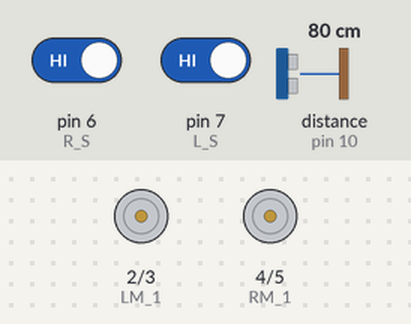
The sketch below on a simulated Arduino Uno, built with avr-gcc and run on an emulated ATmega328P. Parts: motor-driver pin pairs drawn as motors (green arrow = first pin HIGH = forward, orange = second pin HIGH = backward, longer = more drive). Wiring (inferred from the names in the program): ultrasonic range finder: trigger pin 9; echo pin 10. The inputs (shaded band) are chosen by the test bench; at power-on: pin 6 (R_S) HIGH, pin 7 (L_S) HIGH, distance to the obstacle (sensor on pin 10) 80 cm. The echo pulse lasts 58.3 µs per cm; what the sketch prints to the serial monitor is not drawn.

Above: at 1.2 s.
1.3 s: pin 6 (R_S) driven LOW
At 2.5 s:
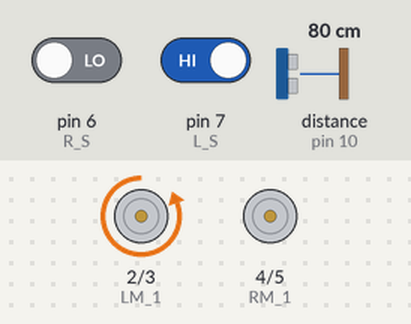
2.8 s: pin 7 (L_S) driven LOW
At 4.0 s:
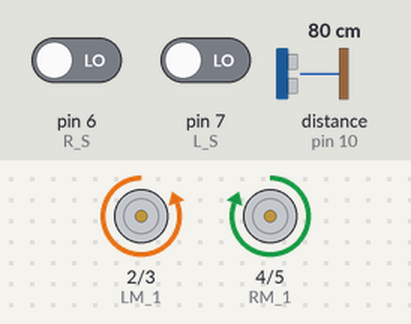
4.3 s: pin 6 (R_S) driven HIGH
At 5.1 s:
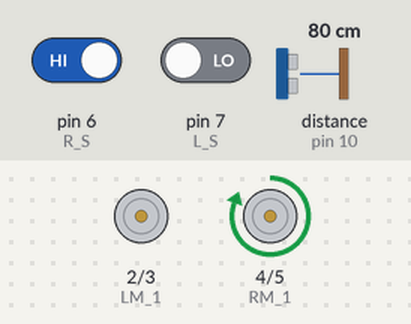
5.8 s: pin 7 (L_S) driven HIGH
At 6.2 s:
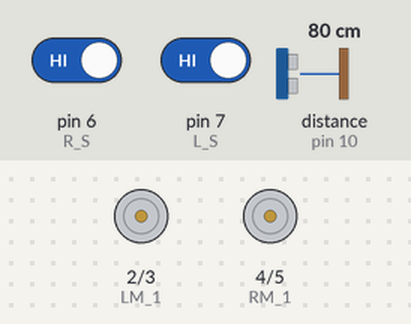
Timing chart, 0 to 8.3 s (numbered marks = the images above; inputs shaded):
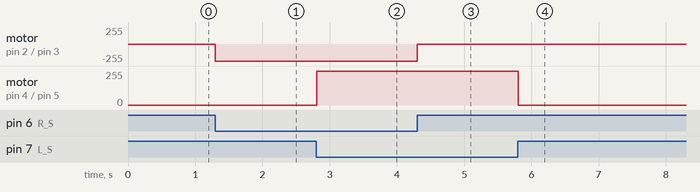

Measured:
- after the input at 1.3 s, motor on pin 2 (LM_1) / pin 3 (LM_2): stopped → backward 255/255 at once
- after the input at 2.8 s, motor on pin 4 (RM_1) / pin 5 (RM_2): stopped → forward 255/255 at once
- after the input at 4.3 s, motor on pin 2 (LM_1) / pin 3 (LM_2): backward 255/255 → stopped at once
- after the input at 5.8 s, motor on pin 4 (RM_1) / pin 5 (RM_2): forward 255/255 → stopped at once

The sketch:

LINE_FOLLOWING_WITH_OBSTACLE.ino
```cpp
int LM_1 = 2;
int LM_2 = 3;
int RM_1 = 4;
int RM_2 = 5;

int R_S = 6;
int L_S = 7;


void setup()
{
  pinMode(9,OUTPUT);    // trig
  pinMode(10,INPUT);     //echo
  pinMode(LM_1,OUTPUT);
  pinMode(LM_2,OUTPUT);
  pinMode(RM_1,OUTPUT);
  pinMode(RM_2,OUTPUT);
  pinMode(R_S,INPUT);
  pinMode(L_S,INPUT);
  Serial.begin(9600);
}
void loop()
{
  digitalWrite(9,HIGH);
  delayMicroseconds(10);
  digitalWrite(9,LOW);
  int distance=pulseIn(10,HIGH);
  distance=(distance*0.17);
  Serial.println(distance);
  if (distance<=100)
  {
    digitalWrite(LM_1,LOW);
    digitalWrite(LM_2,LOW);
    digitalWrite(RM_1,LOW);
    digitalWrite(RM_2,LOW);
  }
  else {
    if((digitalRead(R_S) == 0)&&(digitalRead(L_S) == 0)){forward();}
    if((digitalRead(R_S) == 0)&&(digitalRead(L_S) == 1)){turnLeft();}
    if((digitalRead(R_S) == 1)&&(digitalRead(L_S) == 0)){turnRight();}
    if((digitalRead(R_S) == 1)&&(digitalRead(L_S) == 1)){stop_motor();}
}
}

void forward()
{
  digitalWrite(LM_1,LOW);
  digitalWrite(LM_2,HIGH);
  digitalWrite(RM_1,HIGH);
  digitalWrite(RM_2,LOW);
}
 void turnRight()
 {
  digitalWrite(LM_1,LOW);
  digitalWrite(LM_2,LOW);
  digitalWrite(RM_1,HIGH);
  digitalWrite(RM_2,LOW);
}
void turnLeft()
{
  digitalWrite(LM_1,LOW);
  digitalWrite(LM_2,HIGH);
  digitalWrite(RM_1,LOW);
  digitalWrite(RM_2,LOW);
}
void stop_motor()
{
  digitalWrite(LM_1,LOW);
  digitalWrite(LM_2,LOW);
  digitalWrite(RM_1,LOW);
  digitalWrite(RM_2,LOW);
}
```
